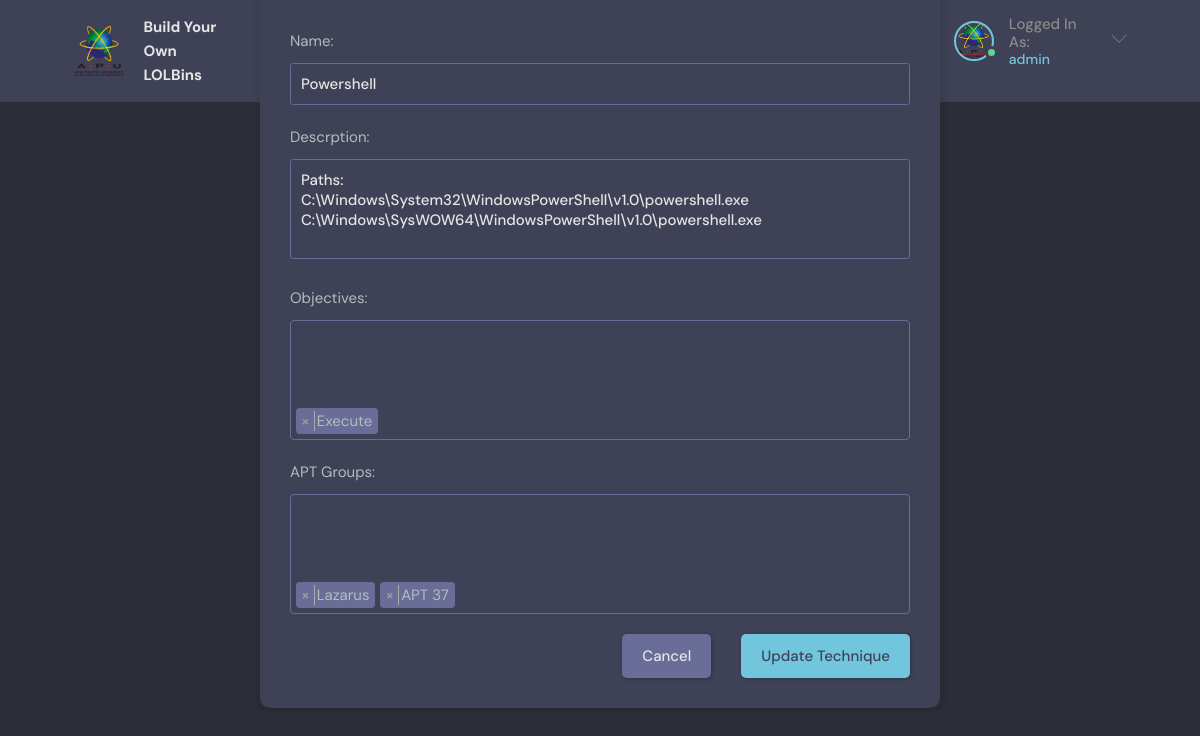
The page /update-technique/26/ (signed in) on the database as committed earlier.
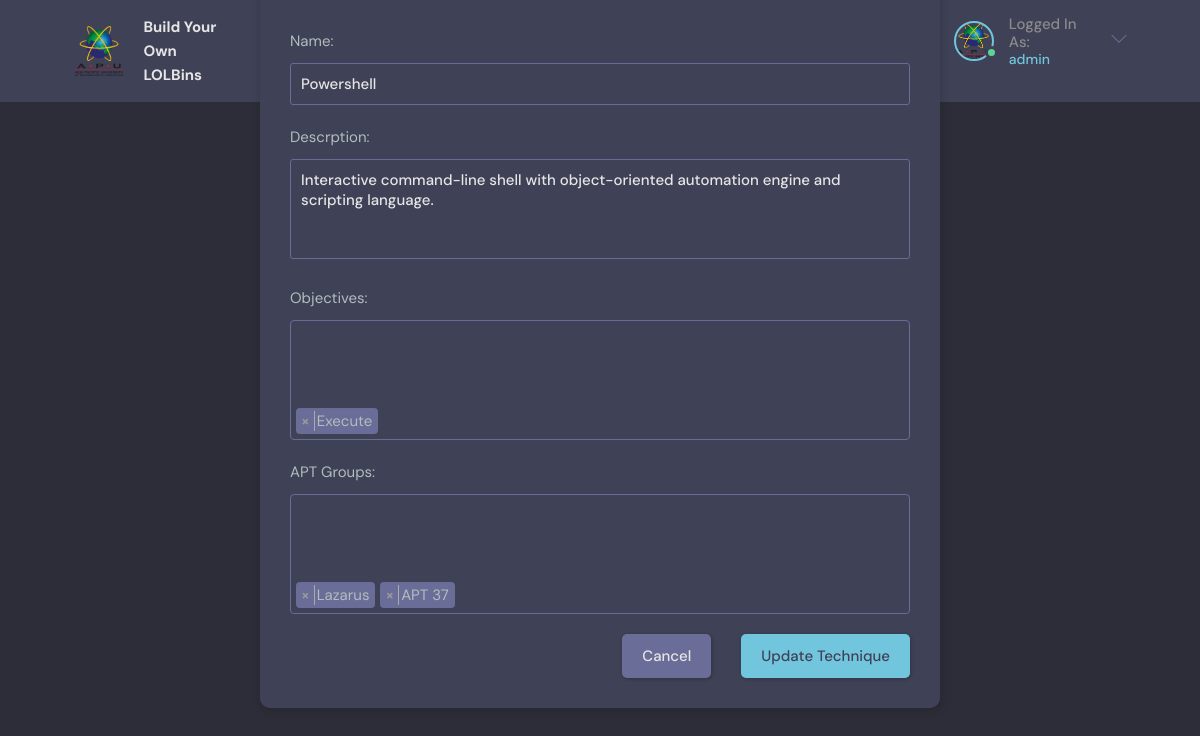
The same page on the database as committed later.
### base/models.py (models this page shows, shortened)
class Technique(models.Model):
    user = models.ForeignKey(User, on_delete=SET_NULL, null=True, verbose_name = u'Owner')
    name = models.CharField(max_length=200, default="New Binary")
    description = models.TextField(null=True, blank=True)
    updated = models.DateTimeField(auto_now=True)
    created = models.DateTimeField(auto_now_add=True)
    Objective = models.ManyToManyField(Objective, verbose_name = u'Objectives')
    APT = models.ManyToManyField(APT, blank=True, verbose_name = u'APT Groups')
    class Meta:
        verbose_name = 'LOLBin'

### base/views.py (the view, shortened to what this page needs)
# urls.py: path('update-technique/<str:pk>/', views.updateTechnique, name="update-technique"),
@login_required(login_url='login')
def updateTechnique(request, pk):
    technique = Technique.objects.get(id=pk)
    form = TechniqueForm(instance=technique)
    objectives = Objective.objects.all()
    if request.user.is_superuser != 1:
        return redirect('forbidden')
    context = {'form': form, 'objectives': objectives, 'technique': technique}
    return render(request, 'base/updateTechnique.html', context)

### base/forms.py
class TechniqueForm(ModelForm):
    class Meta:
        model = Technique
        fields = '__all__'
        exclude = ['user']

### base/models.py (called while the page is built)
    def __str__(self):
        return self.name

    def __str__(self):
        return self.name

### base/templates/base/updateTechnique.html (shortened to what this page needs)
{% extends 'main.html' %}
{% block content %}
<main class="create-room layout">
  <div class="container">
    <div class="layout__box__large">
      <div class="layout__body">
        <form class="form" action="" method="POST">
          <div class="form__group">
            <label for="room_name">Name:</label>
            {{form.name}}
          </div>
          <div class="form__group">
            <label for="room_name">Descrption:</label>
            {{form.description}}
          </div>
          <div class="form__group">
            <label for="objective_name">Objectives:</label>
          </div>
          <div class="form__group">
            <label for="group_name">APT Groups:</label>
          </div>
          <div class="form__action">
            <a class="btn btn--dark" href="{{request.META.HTTP_REFERER}}">Cancel</a>
            <button class="btn btn--main" type="submit">Update Technique</button>
          </div>
        </form>
      </div>
    </div>
  </div>
</main>
{% endblock content %}

Rows that differ between the two databases and show on the page:
changed Technique "Powershell": description "Paths: C:\\Windows\\System32\\WindowsPowerShell\\v1.0\\powershell.exe C:\\Windows\\SysWOW64\\WindowsPowerShell\\v1.0\\powershell.exe" → "Interactive command-line shell with object-oriented automation engine and scripting language."
